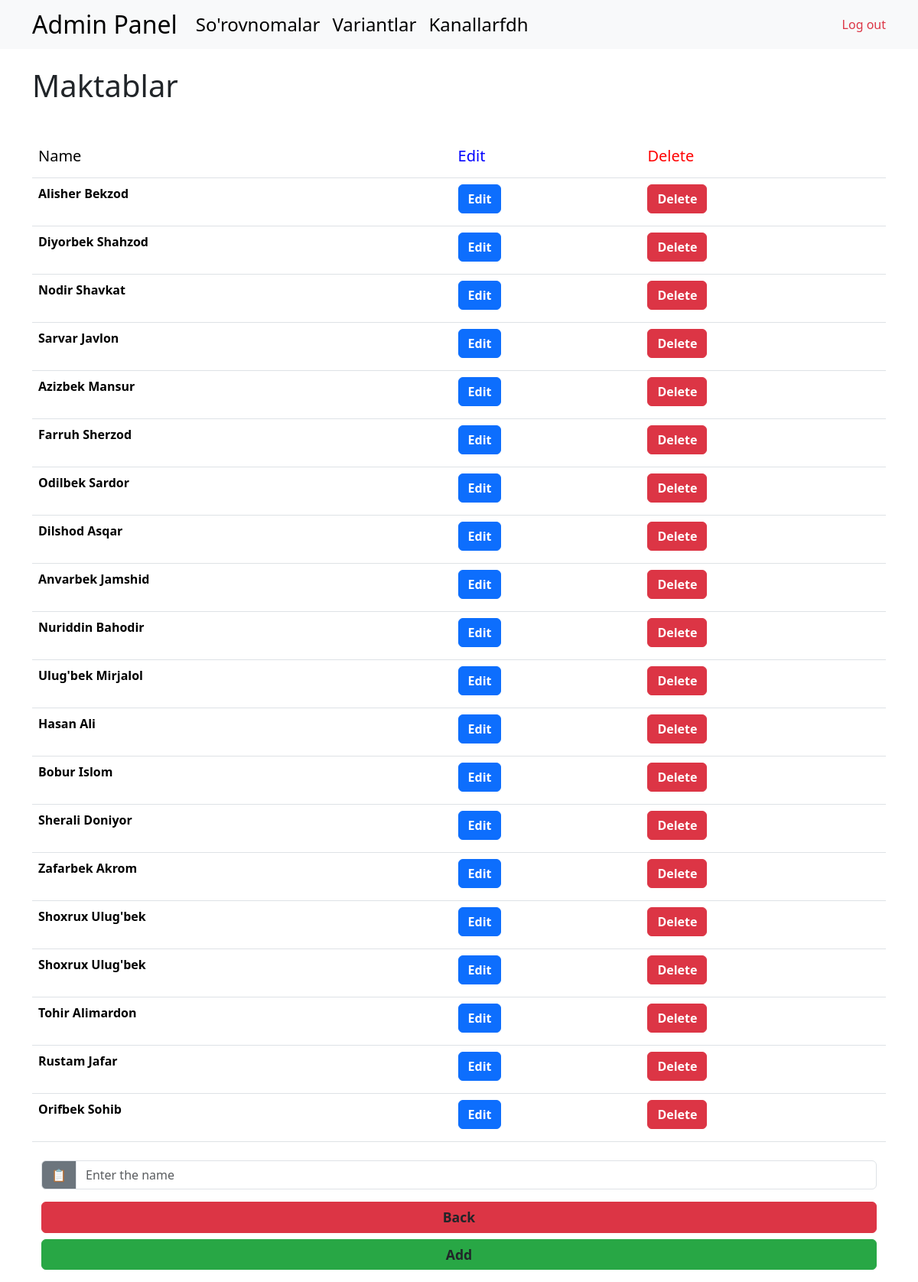
Screenshot of /pages/votes_insert.php?id=20 with the database file from the repository.
### tables this page shows
CREATE TABLE `surveys` (
  `id` int NOT NULL AUTO_INCREMENT,
  `name` varchar(255) NOT NULL,
  `desc` text,
  `expired_at` datetime DEFAULT NULL,
  PRIMARY KEY (`id`),
  UNIQUE KEY `id` (`id`)
);

CREATE TABLE `survey_variants` (
  `id` int NOT NULL AUTO_INCREMENT,
  `survey_id` int NOT NULL,
  `name` varchar(255) NOT NULL,
  PRIMARY KEY (`id`),
  UNIQUE KEY `id` (`id`),
  KEY `survey_variants_fk2` (`survey_id`),
  CONSTRAINT `survey_variants_fk2` FOREIGN KEY (`survey_id`) REFERENCES `surveys` (`id`) ON DELETE CASCADE
);

### src/DB.php (called while the page is built, shortened)
<?php
class DB
{
    public static function connect(): PDO
    {
        $dsn = "{$_ENV['DB_CONNECTION']}:host={$_ENV['DB_HOST']};dbname={$_ENV['DB_NAME']}";
        return new PDO($dsn, $_ENV['DB_USERNAME'], $_ENV['DB_PASSWORD']);
    }
}

### src/Surveys.php (called while the page is built, shortened)
<?php
require_once "src/DB.php";
class Surveys
{
    private PDO $pdo;
    public function __construct()
    {
        $this->pdo = DB::connect();
    }
    public function  getSurveyInsert (int $id): false|array
    {
        $stmt = $this->pdo->prepare("SELECT * FROM survey_variants WHERE survey_id = :survey_id");
        $stmt->bindParam(":survey_id", $id);
        $stmt->execute();
        return $stmt->fetchAll(PDO::FETCH_ASSOC);
    }
    public function getSurveyName (int $id)
    {
        $stmt = $this->pdo->prepare("SELECT * FROM surveys WHERE id = :id");
        $stmt->bindParam(":id", $id);
        $stmt->execute();
        return $stmt->fetch(PDO::FETCH_ASSOC);
    }
}

### pages/votes_insert.php (the view, shortened to what this page needs)
<!doctype html>
<html lang="en" xmlns="http://www.w3.org/1999/html">
<head>
    <?php
    require "pages/partials/link.php";
    ?>
</head>
<body>
    <?php
        require 'pages/partials/navbar.php';
        if ($_SERVER["REQUEST_METHOD"] == "GET" && isset($_GET["id"])) {
            $posts = (new Surveys())->getSurveyInsert($_SESSION['id']);
            $surveyName = (new Surveys())->getSurveyName($_SESSION['id']);
        }
    ?>
    <div class="container mt-4">
        <h1><?= $surveyName['name']; ?></h1>
    </div>
    <div class="container mt-4">
        <form action="/insert" method="post">
            <table class="table mt-5">
                <thead>
                <tr>
                    <th><h5>Name</h5></th>
                    <th style="color: blue"><h5>Edit</h5></th>
                    <th style="color: red"><h5>Delete</h5></th>
                </tr>
                </thead>
                <tbody>
                    <?php $editId = $_GET['editId'] ?? false; ?>
                        <?php if (!empty($posts)): ?>
                            <?php foreach ($posts as $post) : ?>
                                <tr>
                                    <td>
                                        <?php if ($editId == $post['id']): ?>
                                            <input type="hidden" name="editId" value="<?= $post['id']; ?>">
                                            <input type="text" name="editName" value="<?= $post['name']; ?>" style="margin-bottom: 0.5rem;" required>
                                            <br>
                                            <button type="submit" class="btn btn-success"><b>Save</b></button>
                                            <a href="/insert?id=<?= $_SESSION['id']; ?>" class="btn btn-secondary"><b>Cancel</b></a>
                                        <?php else: ?>
                                            <b><?= $post['name']; ?></b>
                                        <?php endif; ?>
                                    </td>
                                    <td>
                                        <a href="/insert?id=<?= $_SESSION['id']; ?>&editId=<?= $post['id']; ?>" class="btn btn-primary" style="margin-bottom: 0.5rem;">
                                            <i class="bi bi-pencil-square"></i> <b>Edit</b>
                                        </a>
                                    </td>
                                    <td>
                                        <a href="/votes&delete?id=<?= $post['id']; ?>" class="btn btn-danger">
                                            <i class="bi bi-trash3-fill"></i> <b>Delete</b>
                                        </a>
                                    </td>
                                </tr>
                            <?php endforeach; ?>
                        <?php endif; ?>
                </tbody>
            </table>
        </form>
        <form action="/add&votes" method="post">
            <div class="container mt-4">
                <div class="mb-3">
                    <div class="input-group mb-3">
                        <span class="input-group-text input-group-text-custom">📋</span>
                        <input type="text" class="form-control form-control-custom" placeholder="Enter the name" name="survey_insert"
                               aria-label="Survey" <?php if (!$editId): ?> required <?php endif; ?> >
                    </div>
                    <div class="d-grid">
                        <a href="/votes" class="btn btn-back">
                            <b>Back</b>
                        </a>
                        <button class="btn btn-add" type="submit"><b>Add</b></button>
                    </div>
                </div>
            </div>
        </form>
    </div>
</body>
</html>

### pages/partials/link.php (shortened to what this page needs)
<link href="https://cdn.jsdelivr.net/npm/bootstrap@5.3.3/dist/css/bootstrap.min.css"
      rel="stylesheet"
>

### pages/partials/navbar.php (shortened to what this page needs)
<nav class="navbar navbar-expand-lg bg-body-tertiary">
    <div class="container">
        <a class="navbar-brand" href="/admin">
            <h2 class="mb-0">Admin Panel</h2>
        </a>
        <div class="collapse navbar-collapse" id="navbarSupportedContent">
            <ul class="navbar-nav me-auto mb-2 mb-lg-0">
                <li class="nav-item">
                    <a class="nav-link active" aria-current="page" href="/home"><h4 class="mb-0">So'rovnomalar </h4></a>
                </li>
                <li class="nav-item">
                    <a class="nav-link active" aria-current="page" href="/votes"><h4 class="mb-0">Variantlar</h4></a>
                </li>
                <li class="nav-item">
                    <a class="nav-link active" aria-current="page" href="/channels"><h4 class="mb-0"> Kanallarfdh</h4></a>
                </li>
            </ul>
            <div class="d-flex align-items-center">
                <a href="/logout" class="text-danger d-flex align-items-center text-decoration-none">
                    <i class="bi bi-box-arrow-right me-2"></i> Log out
                </a>
            </div>
        </div>
    </div>
</nav>

### pages/votes_insert.php (style rules this page uses)
.input-group-text-custom { background-color: #6c757d; color: #ffffff; border-radius: 0.375rem 0 0 0.375rem; }
.form-control-custom { border-radius: 0 0.375rem 0.375rem 0; }
.btn-back { background-color: #dc3545; border-color: #dc3545; font-size: 1.1rem; font-weight: 600; border-radius: 0.375rem; }
.btn-add { background-color: #28a745; border-color: #28a745; font-size: 1.1rem; font-weight: 600; border-radius: 0.375rem; margin-top: 0.5rem; }

### rows the page displays
surveys: name "Maktablar"
survey_variants: name "Alisher Bekzod"
survey_variants: name "Diyorbek Shahzod"
survey_variants: name "Nodir Shavkat"
survey_variants: name "Sarvar Javlon"
survey_variants: name "Azizbek Mansur"
survey_variants: name "Farruh Sherzod"
survey_variants: name "Odilbek Sardor"
survey_variants: name "Dilshod Asqar"
survey_variants: name "Anvarbek Jamshid"
survey_variants: name "Nuriddin Bahodir"
survey_variants: name "Ulug'bek Mirjalol"
survey_variants: name "Hasan Ali"
survey_variants: name "Bobur Islom"
survey_variants: name "Sherali Doniyor"
survey_variants: name "Zafarbek Akrom"
survey_variants: name "Shoxrux Ulug'bek"
survey_variants: name "Shoxrux Ulug'bek"
survey_variants: name "Tohir Alimardon"
survey_variants: name "Rustam Jafar"
survey_variants: name "Orifbek Sohib"
